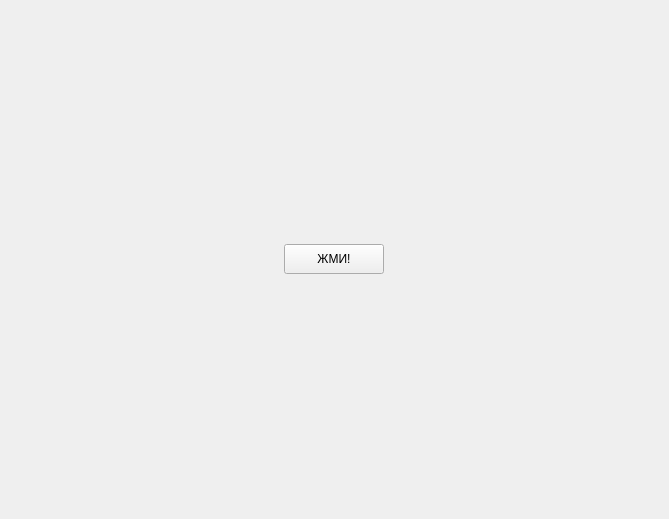
<?xml version="1.0" encoding="UTF-8"?>
<ui version="4.0">
 <class>Form</class>
 <widget class="QWidget" name="Form">
  <property name="geometry">
   <rect>
    <x>0</x>
    <y>0</y>
    <width>669</width>
    <height>519</height>
   </rect>
  </property>
  <property name="windowTitle">
   <string>Form</string>
  </property>
  <layout class="QGridLayout" name="gridLayout">
   <item row="0" column="0">
    <widget class="QPushButton" name="pushButton">
     <property name="maximumSize">
      <size>
       <width>100</width>
       <height>30</height>
      </size>
     </property>
     <property name="text">
      <string>ЖМИ!</string>
     </property>
    </widget>
   </item>
  </layout>
 </widget>
 <resources/>
 <connections/>
</ui>
